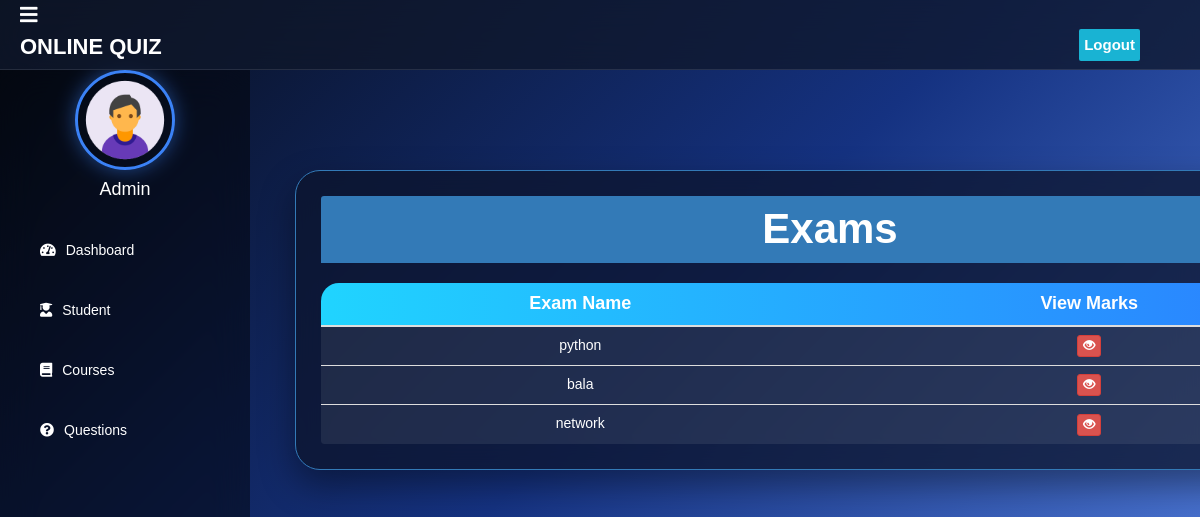
Page /admin-view-marks/9 (signed in) on the earlier database version.
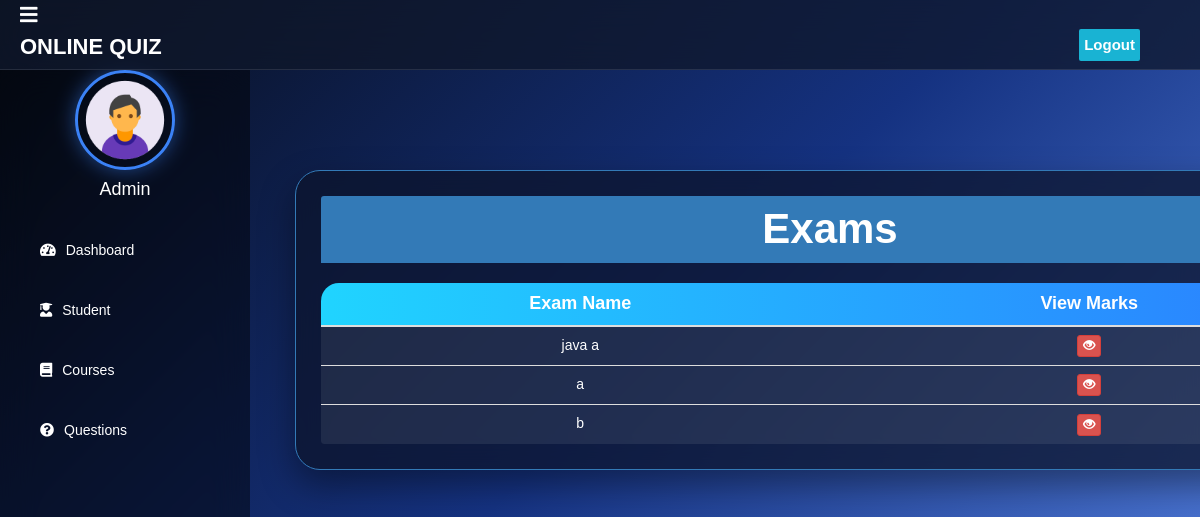
Same page on the later database version.
### quiz/models.py (models this page shows, shortened)
class Course(models.Model):
   course_name = models.CharField(max_length=50)
   question_number = models.PositiveIntegerField(default=0)
   total_marks = models.PositiveIntegerField(default=0)

### quiz/views.py (the view)
# urls.py: path('admin-view-marks/<int:pk>', views.admin_view_marks_view, name='admin-view-marks'),
@login_required(login_url='adminlogin')
def admin_view_marks_view(request,pk):
    courses = models.Course.objects.all()
    response =  render(request,'quiz/admin_view_marks.html',{'courses':courses})
    response.set_cookie('student_id',str(pk))
    return response

### templates/quiz/admin_view_marks.html (shortened to what this page needs)
{% extends 'quiz/adminbase.html' %}
{% block content %}
{%load static%}
<head>
  <link href="//netdna.bootstrapcdn.com/bootstrap/3.0.0/css/bootstrap.min.css" rel="stylesheet" id="bootstrap-css">
</head>
<br><br>
<div class="container">
  <div class="panel panel-primary">
    <div class="panel-heading">
      <h6 class="panel-title">Exams</h6>
    </div>
    <table class="table table-hover" id="dev-table">
      <thead>
        <tr>
          <th>Exam Name</th>
          <th>View Marks</th>
        </tr>
      </thead>
      {% for t in courses %}
      <tr>
        <td> {{t.course_name}}</td>
        <td><a class="btn btn-danger btn-xs" href="{% url 'admin-check-marks' t.id  %}"><span class="glyphicon glyphicon-eye-open"></span></a></td>
      </tr>
      {% endfor %}
    </table>
  </div>
</div>
<br><br><br><br><br><br>
{% endblock content %}

Differences in the rows shown:
removed Course: course_name "python"
removed Course: course_name "bala"
removed Course: course_name "network"
added Course: course_name "java a"
added Course: course_name "a"
added Course: course_name "b"
